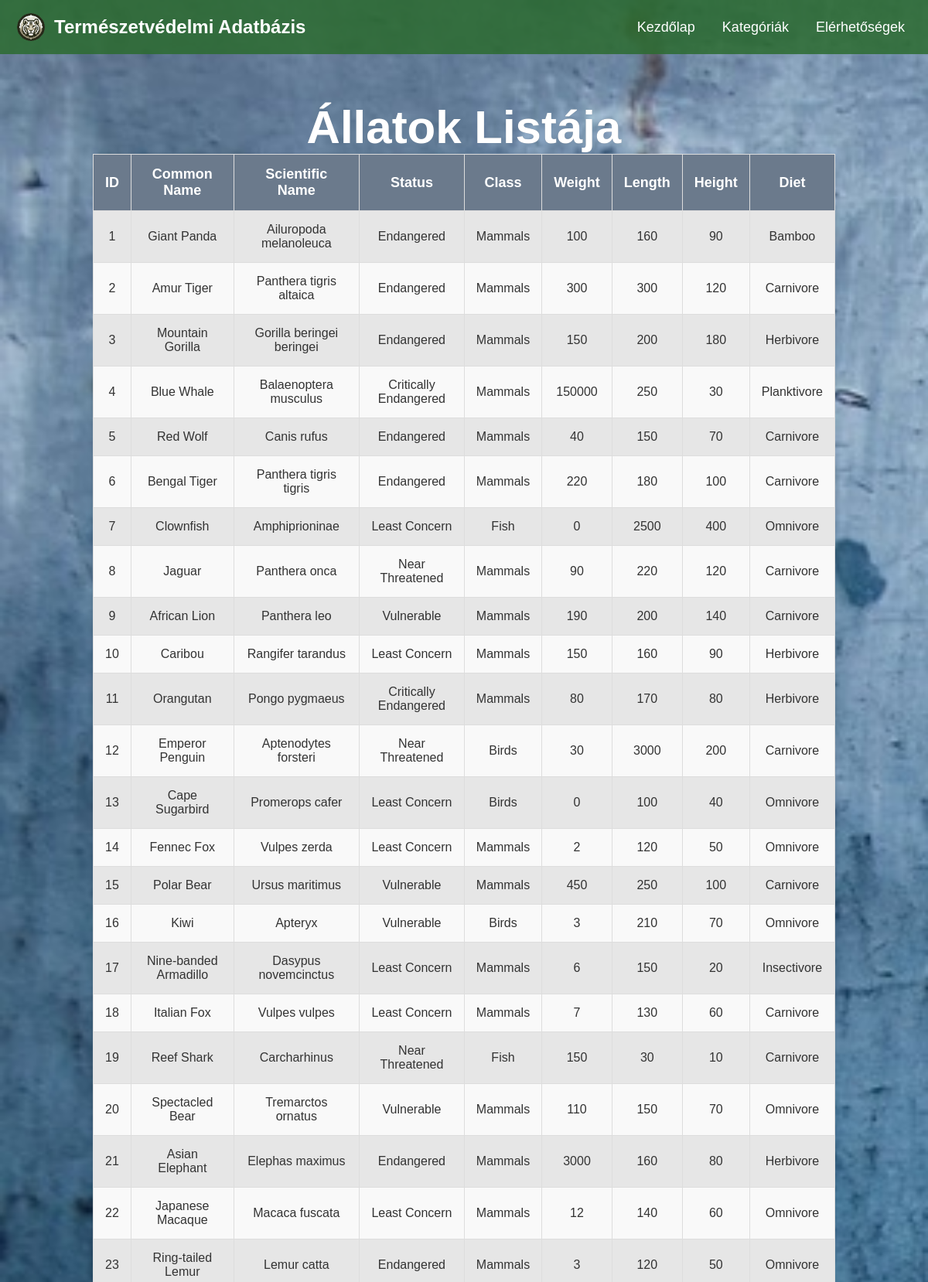
The page /kategoriakHTML/veszelyeztetett.php (upper part) on the database its author committed.
### tables this page shows
CREATE TABLE `AnimalSpecies` (
  `ID` int PRIMARY KEY,
  `CommonName` varchar(255),
  `ScientificName` varchar(255),
  `Status` varchar(255),
  `Class` varchar(255),
  `Weight` int,
  `Size_ID` int,
  `Diet` varchar(255),
  FOREIGN KEY (`Size_ID`) REFERENCES `Size` (`ID`) ON DELETE SET NULL ON UPDATE CASCADE
);

CREATE TABLE `Size` (
  `ID` int PRIMARY KEY,
  `Length` int,
  `Height` int
);

### kategoriakHTML/veszelyeztetett.php (the view, shortened to what this page needs)
<!DOCTYPE html>
<html lang="hu">
<head>
    <link rel="stylesheet" href="../kategoriakCSS/alap.css.php">
    <link rel="stylesheet" href="../kategoriakCSS/veszelyeztettek.css">
</head>
<body>
    <?php include '../mainPHP/header.php'; ?>
    <h2>Állatok Listája</h2>
    <?php
    $dbconn = getDbConnection();
    $sql = "
        SELECT
            AnimalSpecies.ID as AnimalID,
            AnimalSpecies.CommonName,
            AnimalSpecies.ScientificName,
            AnimalSpecies.Status,
            AnimalSpecies.Class,
            AnimalSpecies.Weight,
            Size.Length,
            Size.Height,
            AnimalSpecies.Diet
        FROM AnimalSpecies
        LEFT JOIN Size ON AnimalSpecies.Size_ID = Size.ID
    ";
    $result = mysqli_query($dbconn, $sql);
    echo "<table style='margin-bottom: 80px;' border='1' cellpadding='5' cellspacing='0'>
            <tr>
                <th>ID</th>
                <th>Common Name</th>
                <th>Scientific Name</th>
                <th>Status</th>
                <th>Class</th>
                <th>Weight</th>
                <th>Length</th>
                <th>Height</th>
                <th>Diet</th>
            </tr>";
    if (mysqli_num_rows($result) > 0) {
        while ($row = mysqli_fetch_assoc($result)) {
            echo "<tr>
                    <td>" . $row['AnimalID'] . "</td>
                    <td>" . $row['CommonName'] . "</td>
                    <td>" . $row['ScientificName'] . "</td>
                    <td>" . $row['Status'] . "</td>
                    <td>" . $row['Class'] . "</td>
                    <td>" . $row['Weight'] . "</td>
                    <td>" . $row['Length'] . "</td>
                    <td>" . $row['Height'] . "</td>
                    <td>" . $row['Diet'] . "</td>
                </tr>";
        }
    } else {
        echo "<tr><td colspan='9'>Nincsenek adatok.</td></tr>";
    }
    echo "</table>";
    ?>
</body>
</html>

### kategoriakCSS/veszelyeztettek.css (style rules this page uses)
body { font-family: Arial, sans-serif; background-color: #f4f4f4; color: #333; margin: 0; padding: 0; }
h2 { font-size: 60px; padding-top: 60px; font-weight: bold; background: linear-gradient(135deg, #A8B9C7, #6B7A8C, #2C3E50); -webkit-background-clip: text; background-clip: text; color: white; text-align: center; }
table { width: 80%; margin: 0 auto; border-collapse: collapse; box-shadow: 0 4px 8px rgba(0, 0, 0, 0.1); }
table, th, td { border: 1px solid #ddd; }
th, td { padding: 15px; text-align: center; }
th { background-color: #6B7A8C; color: white; font-size: 18px; }
td { background-color: #f9f9f9; font-size: 16px; }
tr:nth-child(even) td { background-color: #e6e6e6; }

### rows shown on the page
animalspecies: ID "1", CommonName "Giant Panda", ScientificName "Ailuropoda melanoleuca", Status "Endangered", Class "Mammals", Weight "100", Size_ID.Length "160", Size_ID.Height "90", Diet "Bamboo"
animalspecies: ID "2", CommonName "Amur Tiger", ScientificName "Panthera tigris altaica", Status "Endangered", Class "Mammals", Weight "300", Size_ID.Length "300", Size_ID.Height "120", Diet "Carnivore"
animalspecies: ID "3", CommonName "Mountain Gorilla", ScientificName "Gorilla beringei beringei", Status "Endangered", Class "Mammals", Weight "150", Size_ID.Length "200", Size_ID.Height "180", Diet "Herbivore"
animalspecies: ID "4", CommonName "Blue Whale", ScientificName "Balaenoptera musculus", Status "Critically Endangered", Class "Mammals", Weight "150000", Size_ID.Length "250", Size_ID.Height "30", Diet "Planktivore"
animalspecies: ID "5", CommonName "Red Wolf", ScientificName "Canis rufus", Status "Endangered", Class "Mammals", Weight "40", Size_ID.Length "150", Size_ID.Height "70", Diet "Carnivore"
animalspecies: ID "6", CommonName "Bengal Tiger", ScientificName "Panthera tigris tigris", Status "Endangered", Class "Mammals", Weight "220", Size_ID.Length "180", Size_ID.Height "100", Diet "Carnivore"
animalspecies: ID "7", CommonName "Clownfish", ScientificName "Amphiprioninae", Status "Least Concern", Class "Fish", Weight "0", Size_ID.Length "2500", Size_ID.Height "400", Diet "Omnivore"
animalspecies: ID "8", CommonName "Jaguar", ScientificName "Panthera onca", Status "Near Threatened", Class "Mammals", Weight "90", Size_ID.Length "220", Size_ID.Height "120", Diet "Carnivore"
animalspecies: ID "9", CommonName "African Lion", ScientificName "Panthera leo", Status "Vulnerable", Class "Mammals", Weight "190", Size_ID.Length "200", Size_ID.Height "140", Diet "Carnivore"
animalspecies: ID "10", CommonName "Caribou", ScientificName "Rangifer tarandus", Status "Least Concern", Class "Mammals", Weight "150", Size_ID.Length "160", Size_ID.Height "90", Diet "Herbivore"
animalspecies: ID "11", CommonName "Orangutan", ScientificName "Pongo pygmaeus", Status "Critically Endangered", Class "Mammals", Weight "80", Size_ID.Length "170", Size_ID.Height "80", Diet "Herbivore"
animalspecies: ID "12", CommonName "Emperor Penguin", ScientificName "Aptenodytes forsteri", Status "Near Threatened", Class "Birds", Weight "30", Size_ID.Length "3000", Size_ID.Height "200", Diet "Carnivore"
animalspecies: ID "13", CommonName "Cape Sugarbird", ScientificName "Promerops cafer", Status "Least Concern", Class "Birds", Weight "0", Size_ID.Length "100", Size_ID.Height "40", Diet "Omnivore"
animalspecies: ID "14", CommonName "Fennec Fox", ScientificName "Vulpes zerda", Status "Least Concern", Class "Mammals", Weight "2", Size_ID.Length "120", Size_ID.Height "50", Diet "Omnivore"
animalspecies: ID "15", CommonName "Polar Bear", ScientificName "Ursus maritimus", Status "Vulnerable", Class "Mammals", Weight "450", Size_ID.Length "250", Size_ID.Height "100", Diet "Carnivore"
animalspecies: ID "16", CommonName "Kiwi", ScientificName "Apteryx", Status "Vulnerable", Class "Birds", Weight "3", Size_ID.Length "210", Size_ID.Height "70", Diet "Omnivore"
animalspecies: ID "17", CommonName "Nine-banded Armadillo", ScientificName "Dasypus novemcinctus", Status "Least Concern", Class "Mammals", Weight "6", Size_ID.Length "150", Size_ID.Height "20", Diet "Insectivore"
animalspecies: ID "18", CommonName "Italian Fox", ScientificName "Vulpes vulpes", Status "Least Concern", Class "Mammals", Weight "7", Size_ID.Length "130", Size_ID.Height "60", Diet "Carnivore"
animalspecies: ID "19", CommonName "Reef Shark", ScientificName "Carcharhinus", Status "Near Threatened", Class "Fish", Weight "150", Size_ID.Length "30", Size_ID.Height "10", Diet "Carnivore"
animalspecies: ID "20", CommonName "Spectacled Bear", ScientificName "Tremarctos ornatus", Status "Vulnerable", Class "Mammals", Weight "110", Size_ID.Length "150", Size_ID.Height "70", Diet "Omnivore"
animalspecies: ID "21", CommonName "Asian Elephant", ScientificName "Elephas maximus", Status "Endangered", Class "Mammals", Weight "3000", Size_ID.Length "160", Size_ID.Height "80", Diet "Herbivore"
animalspecies: ID "22", CommonName "Japanese Macaque", ScientificName "Macaca fuscata", Status "Least Concern", Class "Mammals", Weight "12", Size_ID.Length "140", Size_ID.Height "60", Diet "Omnivore"
animalspecies: ID "23", CommonName "Ring-tailed Lemur", ScientificName "Lemur catta", Status "Endangered", Class "Mammals", Weight "3", Size_ID.Length "120", Size_ID.Height "50", Diet "Omnivore"
